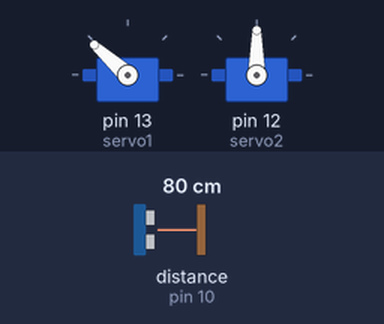
Simulated run of this sketch. Board: Arduino Uno, built with avr-gcc and run on an emulated ATmega328P. Parts: 2 × servo. Wiring (inferred from the names in the program): ultrasonic range finder: trigger pin 11; echo pin 10. The inputs (shaded band) are chosen by the test bench; at power-on: distance to the obstacle (sensor on pin 10) 80 cm. The echo pulse lasts 58.3 µs per cm; what the sketch prints to the serial monitor is not drawn.

Above: at 1.2 s.
1.3 s: distance to the obstacle (sensor on pin 10) set to 2 cm
At 2.0 s:
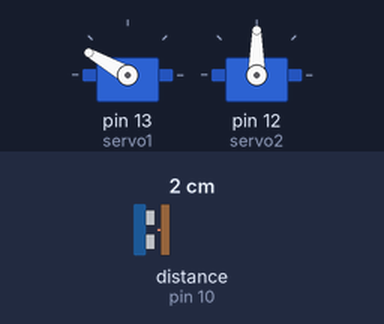
4.3 s: distance to the obstacle (sensor on pin 10) set to 60 cm
7.3 s: distance to the obstacle (sensor on pin 10) set to 4 cm
10.3 s: distance to the obstacle (sensor on pin 10) set to 9 cm
At 10.9 s:
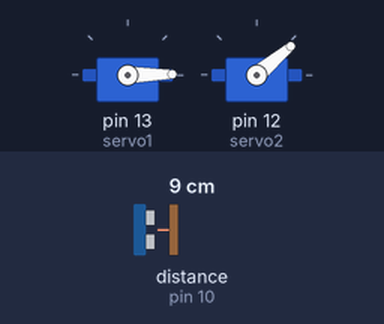
13.3 s: distance to the obstacle (sensor on pin 10) set to 18 cm
Timing chart, 0 to 17.3 s (numbered marks = the images above; inputs shaded):
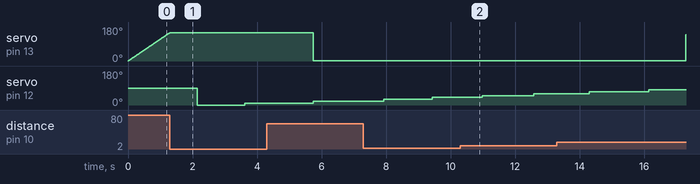

The sketch:

miniprojectsonar1.ino
```cpp
#include<Servo.h>
Servo servo1;
Servo servo2;
const int trigPin = 11;
const int echoPin = 10;
void setup()
{
  servo1.attach(13);
  servo2.attach(12);
  pinMode(trigPin,OUTPUT);
  pinMode(echoPin,INPUT);
  Serial.begin(9600);
}
void loop()
{
  int x;
  int y;
  float dista;
  for(y=0;y<180;y=y+10)
  {
    for(x=0;x<180;x++)
    {
      servo1.write(x);
      dista = calculateDistance();
      Serial.print(dista);
      delay(3);
    }
    for(x=180;x>0;x--)
    {
      servo1.write(x);
      dista = calculateDistance();
      Serial.print(dista);
      delay(3);
    }
    servo2.write(y);
    delay(3);
  }
  for(y=180;y>0;y=y-10)
  {
    for(x=0;x<180;x++)
    {
      servo1.write(x);
      dista = calculateDistance();
      Serial.print(dista);
      delay(3);
    }
    for(x=180;x>0;x--)
    {
      servo1.write(x);
      dista = calculateDistance();
      Serial.print(dista);
      delay(3);
    }
    servo2.write(y);
    delay(3);
  }
}
int calculateDistance()
{
  float duration;
  float distance;
  digitalWrite(trigPin, LOW);
  delayMicroseconds(2);
  digitalWrite(trigPin, HIGH);
  delayMicroseconds(10);
  digitalWrite(trigPin, LOW);
  duration = pulseIn(echoPin, HIGH);
  distance= duration*0.034/2;
  return distance;
}
```

Measured:
- after the input at 1.3 s, servo on pin 13 (servo1): stops changing and stays 150°; servo on pin 12 (servo2): 90° → 0° after 0.85 s instead of 1.8 s
- after the input at 4.3 s, servo on pin 13 (servo1): 150° → 1° after 1.4 s
- after the input at 7.3 s, servo on pin 13 (servo1): stays 1° (without the input it goes to 111° after 3.0 s); servo on pin 12 (servo2): 20° → 30° after 0.64 s instead of 1.1 s
- after the input at 10.3 s, servo on pin 13 (servo1): stays 1° (without the input it goes to 153° after 3.0 s)
- after the input at 13.3 s, servo on pin 13 (servo1): 1° → 139° after 4.0 s
